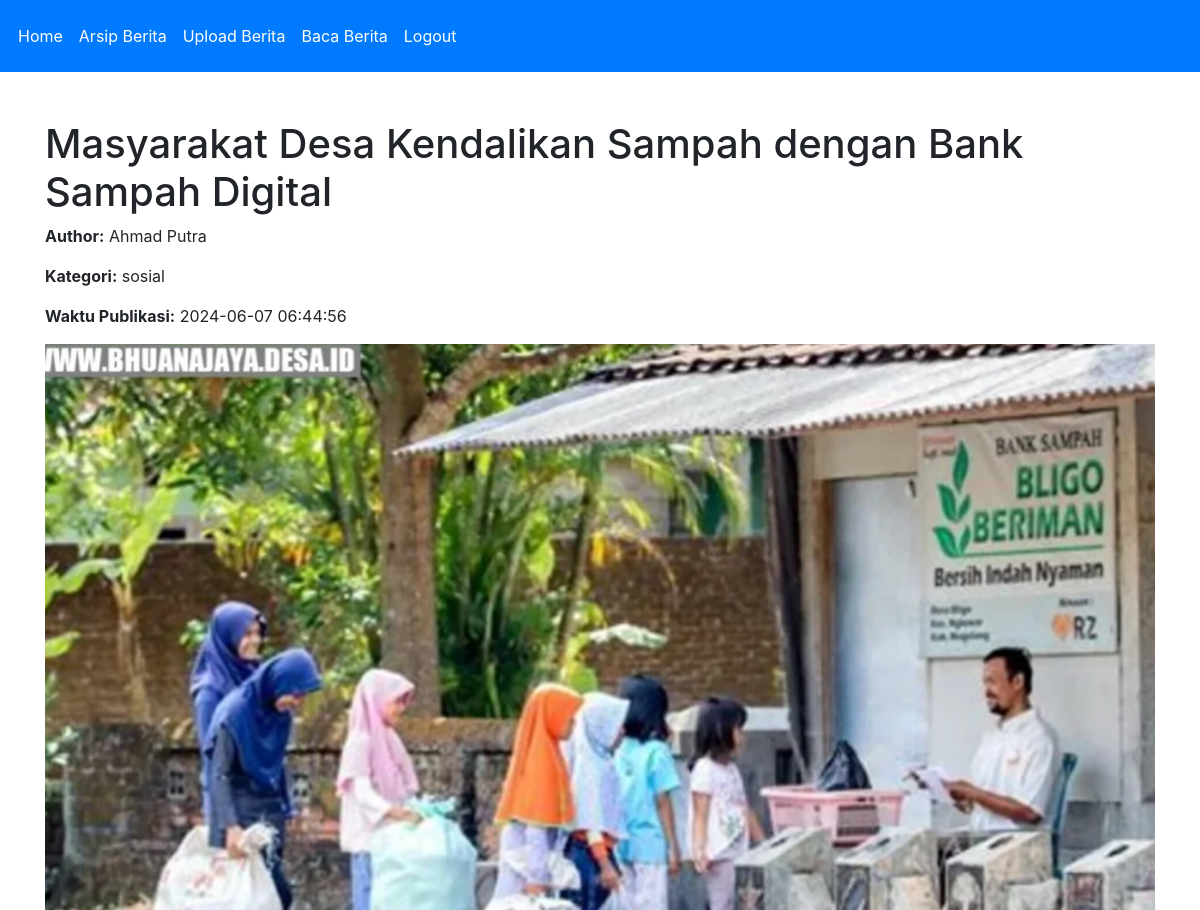
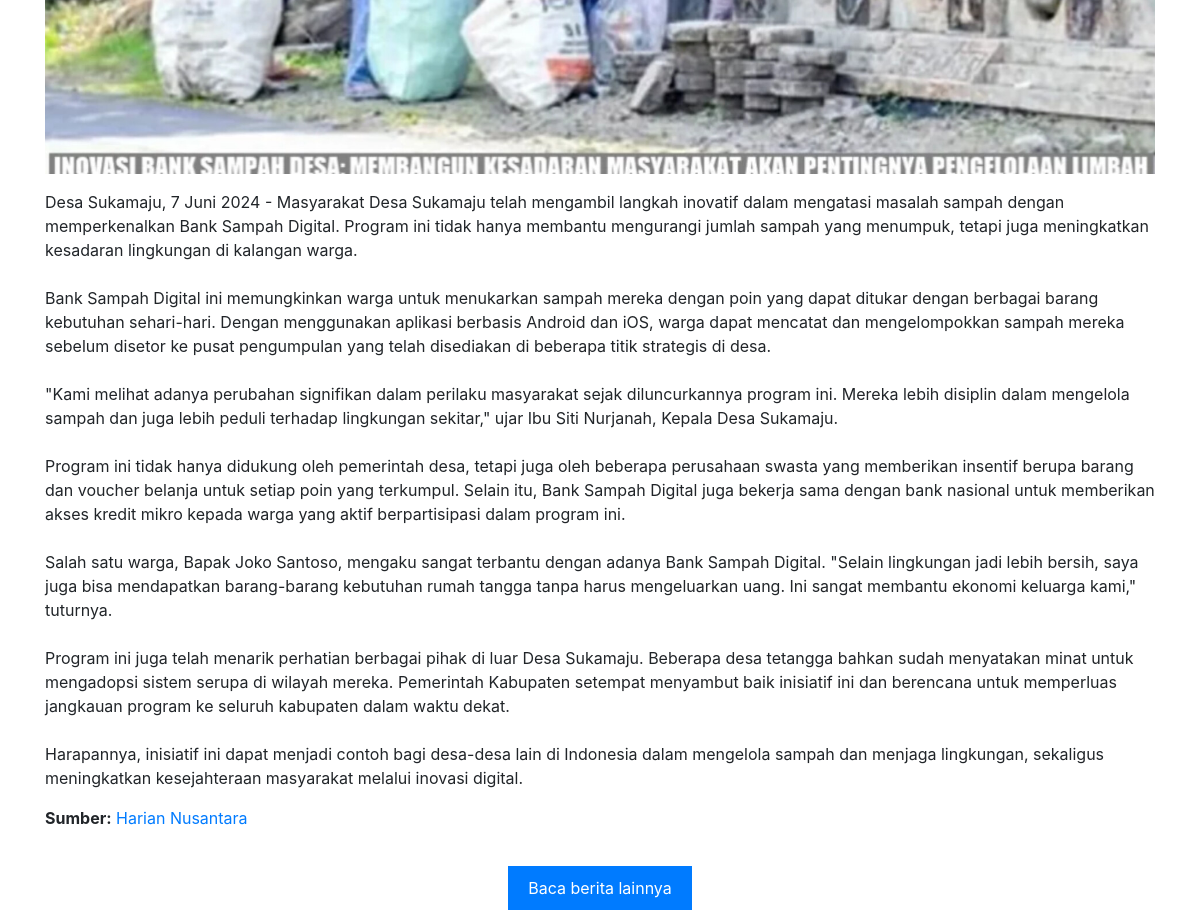
The app's page /detail_berita.php?id=5 with its own data (2 pictures, top to bottom).
### tables this page shows
CREATE TABLE `berita` (
  `id` int NOT NULL,
  `judul` varchar(255) NOT NULL,
  `isi` text NOT NULL,
  `author` varchar(100) NOT NULL,
  `kategori` enum('sosial','politik','ekonomi','edukasi','hiburan','olahraga','kesehatan','teknologi') DEFAULT NULL,
  `waktu_publikasi` timestamp NULL DEFAULT CURRENT_TIMESTAMP,
  `gambar` varchar(255) DEFAULT NULL,
  `sumber` varchar(255) DEFAULT NULL
);

### detail_berita.php (the view, shortened to what this page needs)
<?php
class DetailBerita {
    private $db;
    public function __construct($db) {
        $this->db = $db;
    }
    public function getBerita($id) {
        $query = "SELECT * FROM berita WHERE id = ?";
        $stmt = $this->db->prepare($query);
        $stmt->execute([$id]);
        return $stmt->fetch(PDO::FETCH_ASSOC);
    }
    public function displayDetail($berita) {
        ?>
        <!DOCTYPE html>
        <html>
        <head>
            <link href="https://maxcdn.bootstrapcdn.com/bootstrap/4.5.2/css/bootstrap.min.css" rel="stylesheet">
        </head>
        <body>
        <body>
    <nav class="navbar navbar-expand-lg navbar-custom">
        <div class="collapse navbar-collapse" id="navbarNav">
            <ul class="navbar-nav">
                <li class="nav-item">
                    <a class="nav-link" href="index.php">Home</a>
                </li>
                <li class="nav-item">
                    <a class="nav-link" href="arsip_berita.php">Arsip Berita</a>
                </li>
                <li class="nav-item">
                    <a class="nav-link" href="create_berita.php">Upload Berita</a>
                </li>
                <li class="nav-item">
                    <a class="nav-link" href="berita.php">Baca Berita</a>
                </li>
                <li class="nav-item">
                    <a class="nav-link" href="logout.php">Logout</a>
                </li>
            </ul>
        </div>
    </nav>
            <div class="container mt-5">
                <h1><?php echo $berita['judul']; ?></h1>
                <p><strong>Author:</strong> <?php echo $berita['author']; ?></p>
                <p><strong>Kategori:</strong> <?php echo $berita['kategori']; ?></p>
                <p><strong>Waktu Publikasi:</strong> <?php echo $berita['waktu_publikasi']; ?></p>
                <?php if ($berita['gambar']): ?>
                    <p><img src="<?php echo $berita['gambar']; ?>" class="img-fluid"></p>
                <?php endif; ?>
                <p><?php echo nl2br($berita['isi']); ?></p>
                <p><strong>Sumber:</strong> <a href="<?php echo $berita['sumber']; ?>" target="_blank"><?php echo $berita['sumber']; ?></a></p>
            </div>
            <div class="center-btn">
            <a href="berita.php" class="btn-berita">Baca berita lainnya</a>
        </body>
        </html>
        <?php
    }
}
if(isset($_GET['id'])) {
    $id = $_GET['id'];
    $database = new Database();
    $db = $database->getConnection();
    $detailBerita = new DetailBerita($db);
    $berita = $detailBerita->getBerita($id);
    $detailBerita->displayDetail($berita);
} else {
    echo "ID berita tidak ditemukan.";
    exit;
}
?>

### detail_berita.php (style rules this page uses)
.navbar { display: flex; background-color: #007BFF; padding: 10px; }
.navbar a { color: white; padding: 14px 20px; text-decoration: none; text-align: center; }
.btn-berita { background-color: blue; color: white; border: none; padding: 10px 20px; text-align: center; text-decoration: none; display: inline-block; font-size: 16px; margin-top: 20px; }
.btn-berita { background-color: #007BFF; color: white; }
.center-btn { display: flex; justify-content: center; }

### records on screen
berita: judul "Masyarakat Desa Kendalikan Sampah dengan Bank Sampah Digital", author "Ahmad Putra", kategori "sosial", waktu_publikasi "2024-06-07 06:44:56", gambar (picture), isi "Desa Sukamaju, 7 Juni 2024 - Masyarakat Desa Sukamaju telah mengambil langkah inovatif dalam mengatasi masalah sampah dengan memperkenalkan Bank Sampah Digital. Program ini tidak hanya membantu mengurangi jumlah sampah yang menumpuk, tetapi juga meningkatkan kesadaran lingkungan di kalangan warga. Bank Sampah Digital ini memungkinkan warga untuk menukarkan sampah mereka dengan poin yang dapat ditukar dengan berbagai barang kebutuhan sehari-hari. Dengan menggunakan aplikasi berbasis Android dan iOS, warga dapat mencatat dan mengelompokkan sampah mereka sebelum disetor ke pusat pengumpulan yang telah disediakan di beberapa titik strategis di desa. \"Kami melihat adanya perubahan signifikan…", sumber "Harian Nusantara"
